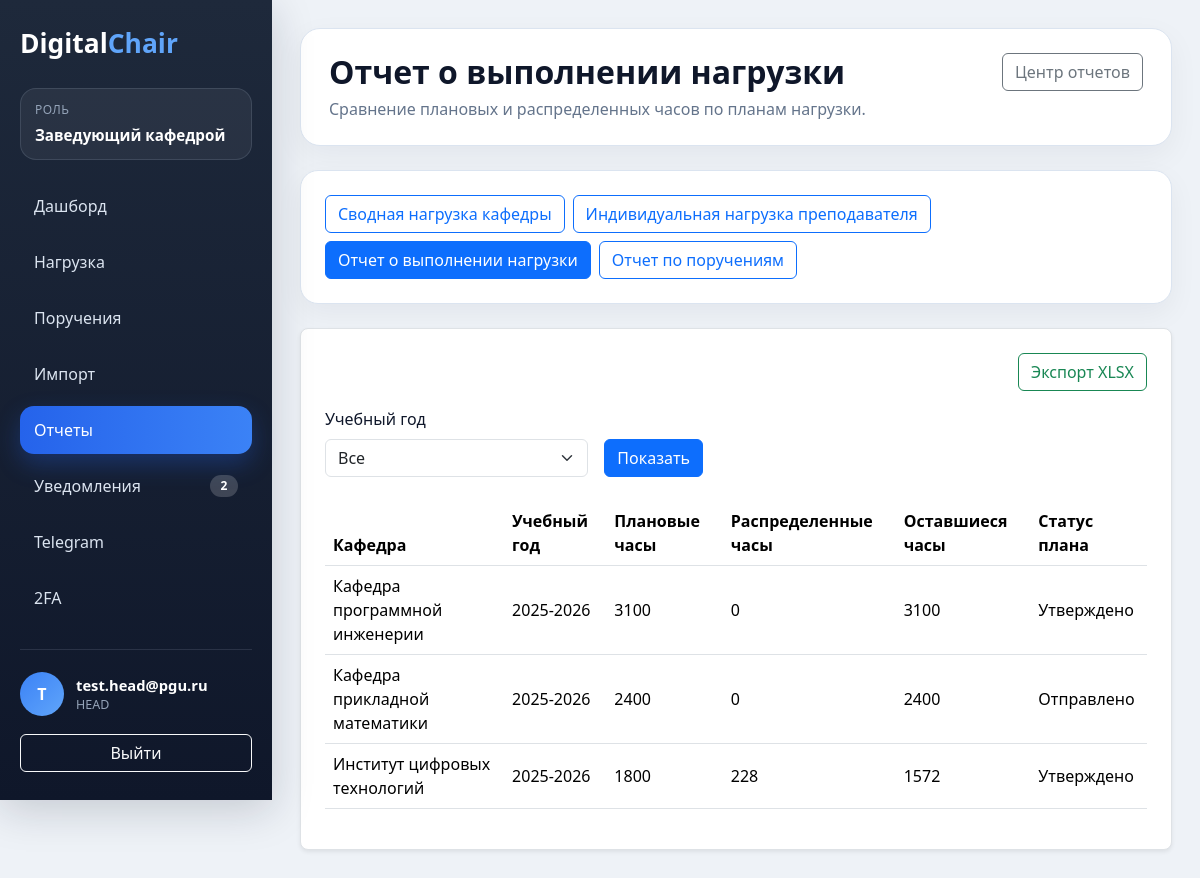
Screenshot of /reports/workload-execution/ (signed in) with the database file from the repository.
### apps/users/models.py (models this page shows, shortened)
class User(AbstractUser):
    class Roles(models.TextChoices):
        ADMIN = 'ADMIN', 'Администратор'
        HEAD = 'HEAD', 'Заведующий кафедрой'
        TEACHER = 'TEACHER', 'Преподаватель'
        STUDENT = 'STUDENT', 'Студент'
        STUDY_MASTER = 'STUDY_MASTER', 'Учебный мастер'
    username = models.CharField(
        max_length=150,
        unique=True
    )
    email = models.EmailField(
        unique=True
    )
    role = models.CharField(
        max_length=30,
        choices=Roles.choices,
        default=Roles.TEACHER
    )
    phone = models.CharField(
        max_length=20,
        blank=True,
        null=True
    )
    telegram_id = models.CharField(
        max_length=100,
        blank=True,
        null=True
    )
    telegram_bind_code = models.CharField(
        max_length=20,
        blank=True,
        null=True
    )
    telegram_bind_code_created_at = models.DateTimeField(
        blank=True,
        null=True
    )
    is_2fa_enabled = models.BooleanField(
        default=False
    )
    totp_secret = models.CharField(
        max_length=64,
        blank=True,
        null=True
    )
    USERNAME_FIELD = 'email'
    REQUIRED_FIELDS = []
    objects = UserManager()

### apps/core/models.py (models this page shows, shortened)
class WorkloadPlan(models.Model):
    class Statuses(models.TextChoices):
        DRAFT = 'DRAFT', 'Черновик'
        SUBMITTED = 'SUBMITTED', 'Отправлено'
        APPROVED = 'APPROVED', 'Утверждено'
        RETURNED = 'RETURNED', 'Возвращено'
    кафедра = models.CharField(
        max_length=255
    )
    total_hours = models.IntegerField()
    academic_year = models.CharField(
        max_length=50
    )
    status = models.CharField(
        max_length=30,
        choices=Statuses.choices,
        default=Statuses.DRAFT
    )
    created_at = models.DateTimeField(
        auto_now_add=True
    )
    approved_at = models.DateTimeField(
        blank=True,
        null=True
    )

### apps/reports/views.py (the view)
@login_required(login_url='/login/')
@workload_reports_required
@never_cache
def workload_execution_report_view(request):
    return render_report_page(
        request,
        'reports/workload_execution.html',
        get_workload_execution_context(request),
        active_report='workload-execution'
    )

### apps/reports/views.py (called while the page is built)
def role_required(*roles):
    return user_passes_test(
        lambda user: user.is_authenticated and user.role in roles,
        login_url='/login/'
    )

def get_dashboard_url(user):
    if user.role == User.Roles.ADMIN:
        return '/admin-dashboard/'
    if user.role == User.Roles.HEAD:
        return '/head-dashboard/'
    if user.role == User.Roles.STUDY_MASTER:
        return '/study-dashboard/'
    return '/teacher-dashboard/'

def get_report_links(user):
    report_links = []
    for report_key in (
        'workload-summary',
        'teacher-workload',
        'workload-execution',
        'tasks',
        'contingent',
    ):
        report = REPORT_DEFINITIONS[report_key]
        if user.role in report['roles']:
            report_links.append({
                'key': report_key,
                'title': report['title'],
                'description': report['description'],
                'url': report['url']
            })
    return report_links

def build_base_context(request, active_report=None):
    return {
        'dashboard_url': get_dashboard_url(request.user),
        'report_links': get_report_links(request.user),
        'active_report': active_report,
        'current_query_string': request.GET.urlencode(),
    }

def render_report_page(request, template_name, context=None, active_report=None):
    page_context = build_base_context(
        request,
        active_report=active_report
    )
    if context:
        page_context.update(context)
    return render(
        request,
        template_name,
        page_context
    )

### templates/reports/workload_execution.html (shortened to what this page needs)
{% extends 'reports/base.html' %}
{% block report_content %}
    <div class="bg-white border rounded-3 p-4 shadow-sm">
        <div class="d-flex justify-content-end mb-3">
            <a href="/reports/workload-execution/export/xlsx/{% if current_query_string %}?{{ current_query_string }}{% endif %}"
               class="btn btn-outline-success">
                Экспорт XLSX
            </a>
        </div>
        <form method="get"
              class="row g-3 align-items-end mb-4">
            <div class="col-md-4">
                <label for="academic_year"
                       class="form-label">
                    Учебный год
                </label>
                <select name="academic_year"
                        id="academic_year"
                        class="form-select">
                    <option value="">Все</option>
                </select>
            </div>
            <div class="col-md-auto">
                <button type="submit"
                        class="btn btn-primary">
                    Показать
                </button>
            </div>
        </form>
        <div class="table-responsive">
            <table class="table align-middle">
                <thead>
                <tr>
                    <th>Кафедра</th>
                    <th>Учебный год</th>
                    <th>Плановые часы</th>
                    <th>Распределенные часы</th>
                    <th>Оставшиеся часы</th>
                    <th>Статус плана</th>
                </tr>
                </thead>
                <tbody>
                {% for row in plan_rows %}
                    <tr>
                        <td>{{ row.plan.кафедра }}</td>
                        <td>{{ row.plan.academic_year }}</td>
                        <td>{{ row.plan.total_hours }}</td>
                        <td>{{ row.distributed_hours }}</td>
                        <td>{{ row.remaining_hours }}</td>
                        <td>{{ row.plan.get_status_display }}</td>
                    </tr>
                {% endfor %}
                </tbody>
            </table>
        </div>
    </div>
{% endblock %}

### templates/base/base.html (shortened to what this page needs)
<!DOCTYPE html>
<html lang="ru">
<head>
    <link href="https://cdn.jsdelivr.net/npm/bootstrap@5.3.3/dist/css/bootstrap.min.css"
          rel="stylesheet">
</head>
<body>
{% if request.user.is_authenticated %}
    <div class="app-shell">
        <aside class="app-sidebar">
            <h1 class="app-logo">Digital<span>Chair</span></h1>
            <div class="app-role">
                <span class="app-role-label">Роль</span>
                <span class="app-role-value">{{ ui_role_label }}</span>
            </div>
            <nav class="app-nav">
                {% for item in ui_navigation_items %}
                    <a href="{{ item.url }}"
                       class="app-nav-link{% if item.is_active %} active{% endif %}">
                        <span>{{ item.label }}</span>
                        {% if item.badge %}
                            <span class="app-nav-badge">{{ item.badge }}</span>
                        {% endif %}
                    </a>
                {% endfor %}
            </nav>
            <div class="app-sidebar-footer">
                <div class="app-user">
                    <div class="app-user-avatar">
                        {{ request.user.email|first|upper }}
                    </div>
                    <div>
                        <div class="app-user-email">{{ request.user.email }}</div>
                        <div class="app-user-role">{{ request.user.role }}</div>
                    </div>
                </div>
                <a href="/logout/" class="btn btn-outline-light w-100">Выйти</a>
            </div>
        </aside>
        <main class="app-main">
            <header class="app-page-header">
                <div>
                    <h1 class="app-page-title">{% block page_title %}DigitalChair{% endblock %}</h1>
                    {% block page_subtitle %}{% endblock %}
                </div>
                <div class="app-toolbar">
                    {% block page_actions %}{% endblock %}
                </div>
            </header>
            {% block content %}{% endblock %}
        </main>
    </div>
{% else %}
    {% block anonymous_content %}{% endblock %}
{% endif %}
</body>
</html>

### rows the page displays
User: user.email|first "T", user.email "test.head@pgu.ru", user.role "HEAD"
WorkloadPlan: plan.кафедра "Кафедра программной инженерии", plan.academic_year "2025-2026", plan.total_hours "3100", distributed_hours "0", remaining_hours "3100", plan.status "Утверждено"
WorkloadPlan: plan.кафедра "Кафедра прикладной математики", plan.academic_year "2025-2026", plan.total_hours "2400", distributed_hours "0", remaining_hours "2400", plan.status "Отправлено"
WorkloadPlan: plan.кафедра "Институт цифровых технологий", plan.academic_year "2025-2026", plan.total_hours "1800", distributed_hours "228", remaining_hours "1572", plan.status "Утверждено"

### other values shown
{{ ui_role_label }} "Заведующий кафедрой"
{{ item.label }} "Дашборд" "Нагрузка" "Поручения" "Импорт" "Отчеты" "Уведомления" "Telegram" "2FA"
{{ item.badge }} "2"
{{ title }} "Отчет о выполнении нагрузки"
{{ description }} "Сравнение плановых и распределенных часов по планам нагрузки."
{{ link.title }} "Сводная нагрузка кафедры" "Индивидуальная нагрузка преподавателя" "Отчет о выполнении нагрузки" "Отчет по поручениям"
